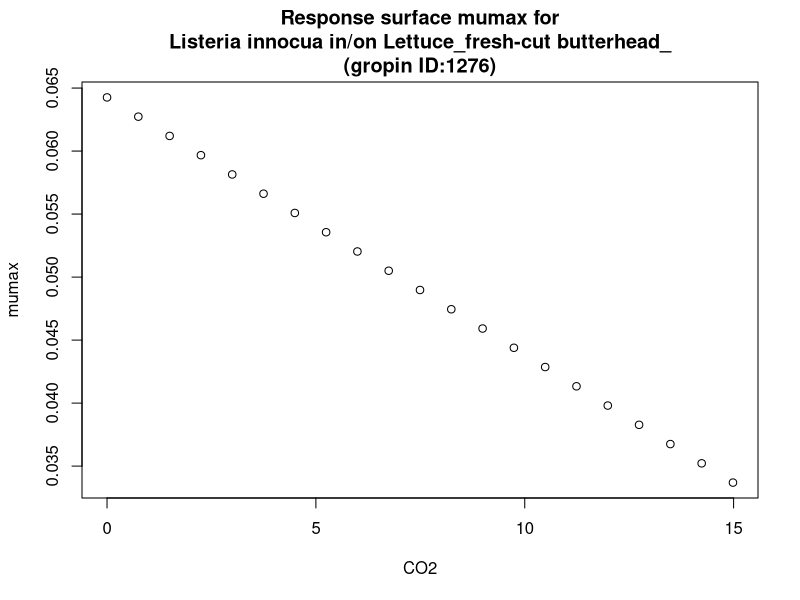

Write the R code that produced this figure.
#############################
# start of Parameter script
#############################
CO2 <- seq(0,14.985014985015,length.out=21)
#############################
# end of Parameter script
#############################
############################# 
# start of Model script Gropin ID 1276 
#############################
 
# constant coefficients for this model
 
variables <- data.frame(CO2)
argumentsPar <- expand.grid(variables)
 
# heart of the model
response_surface <- function(CO2) {
   mumax <-0.00204*(31.5-CO2)

return(mumax=mumax)
} 

# output parameters
responseSurface <- cbind(argumentsPar,response_surface(argumentsPar['CO2']))
colnames(responseSurface) <- c(colnames(argumentsPar),'mumax')
#############################
# End of Model script
#############################
############################# 
# start of Visualisation script Gropin ID 1276 
#############################
plot(CO2,responseSurface$'mumax',xlab='CO2',
                          ylab='mumax',main='Response surface mumax for
Listeria innocua in/on Lettuce_fresh-cut butterhead_
(gropin ID:1276)')
#############################
# End of Visualisation script
#############################
